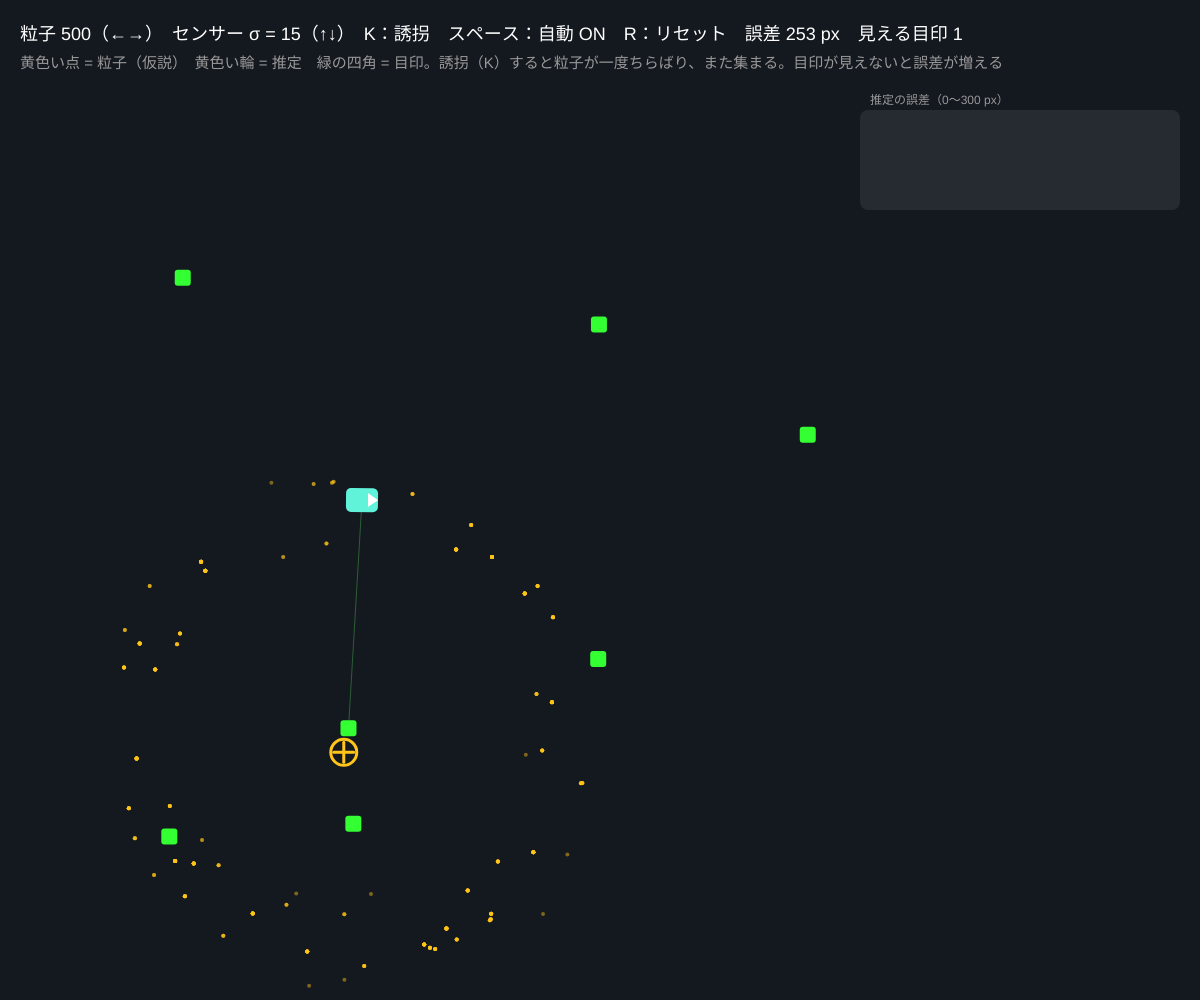
Frame 1 (no input)
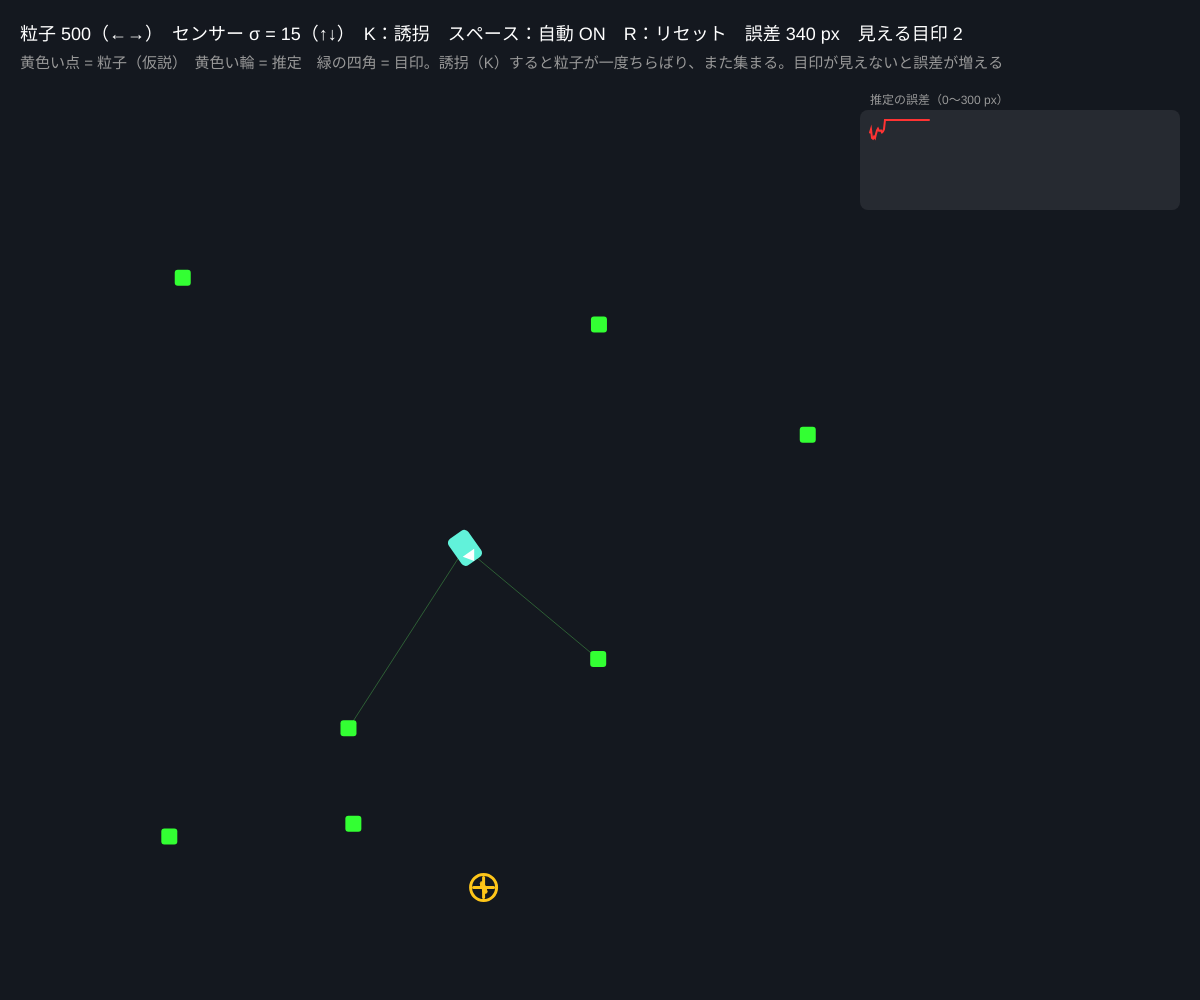
Frame 60 (no input)
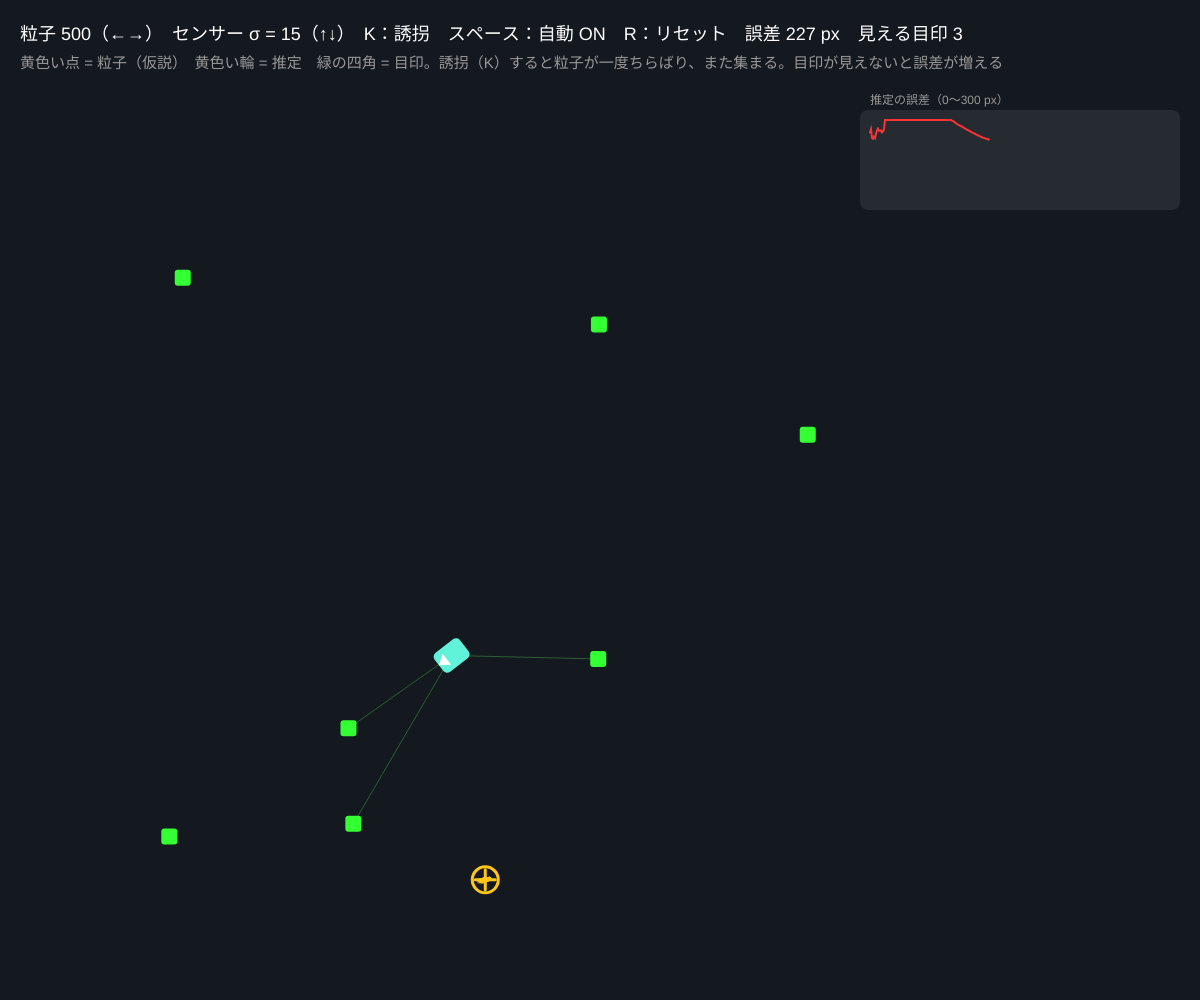
Frame 120 (the mouse pressed at the canvas centre since frame 60)

The p5.js sketch that drew these frames (run headless with seeded random() and noise() and a simulated clock; from frame 60 on, the mouse is pressed at the canvas centre):

// p5.js sketch
// ── sketch.js
// ============================================
// 10 パーティクルフィルタによる自己位置推定
// 「自分はどこ？」を、たくさんの仮説（粒子）で表す
//   予測：各粒子をロボットと同じ指令で動かす（＋ノイズ）　重みづけ：目印までの距離がセンサーと合う粒子ほど重く
//   リサンプリング：重い粒子を増やし、軽い粒子を消す → 粒子が本当の位置に集まる
// ←→ = 粒子の数 / K = 誘拐（ロボットを別の場所へ）/ ↑↓ = センサーのノイズ / スペース = 自動運転 ON/OFF（OFF なら W/A/D で操作）/ R = リセット
// ============================================

let landmarks = [];           // 目印（位置は既知）
let robot;                    // 本当の姿勢 {x, y, th}
let particles = [];           // {x, y, th, w}
let N = 500;                  // ★ 粒子の数
let sensorSigma = 15;         // ★ 距離センサーのノイズ（px）
let motionSigma = 1.2;        // ★ 動きのノイズ（粒子をばらまく大きさ）
let sensorRange = 260;        // ★ 目印が見える距離
let auto = true;
let est = null;               // 推定（重みつき平均）
let errHist = [];

function setup() {
  createCanvas(windowWidth, windowHeight);
  colorMode(HSB, 360, 100, 100, 100);
  randomSeed(5);
  for (let i = 0; i < 7; i++) landmarks.push({ x: random(120, width - 120), y: random(150, height - 60) });
  resetAll();
}
function resetAll() {
  robot = { x: width * 0.3, y: height * 0.5, th: 0 };
  initParticles();
  errHist = [];
}
// 粒子を画面全体にばらまく（「どこにいるか全くわからない」状態）
function initParticles() {
  particles = [];
  for (let i = 0; i < N; i++) particles.push({ x: random(width), y: random(100, height), th: random(TWO_PI), w: 1 / N });
}

function moveStep(p, v, w) { p.th += w; p.x += v * cos(p.th); p.y += v * sin(p.th); }

// ★ 1：予測。指令（v, w）＋ノイズで各粒子を動かす
function predict(v, w) {
  for (let p of particles) moveStep(p, v + randomGaussian() * motionSigma, w + randomGaussian() * 0.03);
}
// ★ 2：重みづけ。「この粒子の場所なら目印までの距離はこうなるはず」とセンサー値を比べる
function weigh(meas) {
  let sum = 0;
  for (let p of particles) {
    let lw = 0;
    for (let m of meas) {
      let d = sqrt(sq(landmarks[m.i].x - p.x) + sq(landmarks[m.i].y - p.y));
      lw += -sq(d - m.d) / (2 * sensorSigma * sensorSigma);    // ガウス分布の対数
    }
    p.w = exp(lw) + 1e-300;
    sum += p.w;
  }
  for (let p of particles) p.w /= sum;
}
// ★ 3：リサンプリング（低分散法）。重い粒子を複製、軽い粒子を捨てる
function resample() {
  let out = [], r = random() / N, c = particles[0].w, i = 0;
  for (let m = 0; m < N; m++) {
    let u = r + m / N;
    while (u > c && i < particles.length - 1) { i++; c += particles[i].w; }
    let p = particles[i];
    out.push({ x: p.x, y: p.y, th: p.th, w: 1 / N });
  }
  particles = out;
}

function draw() {
  background(215, 35, 12);
  // ロボットの指令
  let v = 2, w = 0;
  if (auto) w = 0.02 * sin(frameCount * 0.01) + 0.01;
  else { v = keyIsDown('w') || keyIsDown('W') ? 2 : 0; w = (keyIsDown('a') || keyIsDown('A') ? -0.04 : 0) + (keyIsDown('d') || keyIsDown('D') ? 0.04 : 0); }
  moveStep(robot, v, w);
  if (robot.x < 20 || robot.x > width - 20 || robot.y < 120 || robot.y > height - 20) { robot.th += PI; robot.x = constrain(robot.x, 20, width - 20); robot.y = constrain(robot.y, 120, height - 20); }

  // センサー：見える目印までの距離（ノイズつき）
  let meas = [];
  for (let i = 0; i < landmarks.length; i++) {
    let d = sqrt(sq(landmarks[i].x - robot.x) + sq(landmarks[i].y - robot.y));
    if (d < sensorRange) meas.push({ i, d: d + randomGaussian() * sensorSigma });
  }
  predict(v, w);
  if (meas.length) { weigh(meas); resample(); }
  // 推定 = 粒子の平均
  let sx = 0, sy = 0;
  for (let p of particles) { sx += p.x; sy += p.y; }
  est = { x: sx / N, y: sy / N };
  let err = sqrt(sq(est.x - robot.x) + sq(est.y - robot.y));
  errHist.push(err); if (errHist.length > 300) errHist.shift();

  // 粒子
  noStroke();
  fill(45, 90, 100, 45);
  for (let p of particles) circle(p.x, p.y, 4);
  // 目印と観測
  for (let m of meas) { stroke(120, 60, 100, 30); strokeWeight(1); line(robot.x, robot.y, landmarks[m.i].x, landmarks[m.i].y); }
  noStroke();
  for (let l of landmarks) { fill(120, 80, 100); rect(l.x - 8, l.y - 8, 16, 16, 3); }
  // ロボット（本当）と推定
  push(); translate(robot.x, robot.y); rotate(robot.th);
  fill(170, 60, 95); rect(-16, -12, 32, 24, 5); fill(0, 0, 100); triangle(16, 0, 6, -7, 6, 7);
  pop();
  noFill(); stroke(45, 90, 100); strokeWeight(3); circle(est.x, est.y, 26);
  line(est.x - 10, est.y, est.x + 10, est.y); line(est.x, est.y - 10, est.x, est.y + 10);
  // 誤差グラフ
  let gx = width - 330, gy = 200, gw = 300, gh = 80;
  noStroke(); fill(0, 0, 100, 8); rect(gx - 10, gy - gh - 10, gw + 20, gh + 20, 8);
  stroke(0, 80, 100); strokeWeight(2); noFill();
  beginShape();
  for (let i = 0; i < errHist.length; i++) vertex(gx + i / 300 * gw, gy - constrain(errHist[i] / 300, 0, 1) * gh);
  endShape();
  noStroke(); fill(0, 0, 60); textSize(12); text('推定の誤差（0〜300 px）', gx, gy - gh - 16);

  fill(0, 0, 100);
  textSize(18);
  text('粒子 ' + N + '（←→）　センサー σ = ' + sensorSigma + '（↑↓）　K：誘拐　スペース：自動 ' + (auto ? 'ON' : 'off（W A D で運転）') + '　R：リセット　誤差 ' + nf(err, 1, 0) + ' px　見える目印 ' + meas.length, 20, 40);
  fill(0, 0, 60);
  textSize(15);
  text('黄色い点 = 粒子（仮説）　黄色い輪 = 推定　緑の四角 = 目印。誘拐（K）すると粒子が一度ちらばり、また集まる。目印が見えないと誤差が増える', 20, 68);
}

function keyPressed() {
  if (key === RIGHT_ARROW) { N = min(5000, N * 2); initParticles(); }
  if (key === LEFT_ARROW) { N = max(50, floor(N / 2)); initParticles(); }
  if (key === UP_ARROW) sensorSigma = min(80, sensorSigma + 5);
  if (key === DOWN_ARROW) sensorSigma = max(5, sensorSigma - 5);
  if (key === 'k' || key === 'K') { robot.x = random(60, width - 60); robot.y = random(140, height - 40); robot.th = random(TWO_PI); }
  if (key === ' ') auto = !auto;
  if (key === 'r' || key === 'R') resetAll();
}

// ---------- やってみよう ----------
// 1. 粒子 50 個と 5000 個で、誘拐（K）から回復するまでの時間を比べよう
// 2. 誘拐したあと粒子が「戻れない」ことがある（全部が間違った場所に集まる）。粒子を少し画面全体にばらまき続ける（5%）と直るか
// 3. 目印を 2 個にすると？ 1 個だと？（距離だけでは位置が決まらない = 円の上のどこか）
// 4. motionSigma を 0 にすると粒子が「痩せて」1 点に固まり、間違えたとき戻れなくなる。確かめよう
